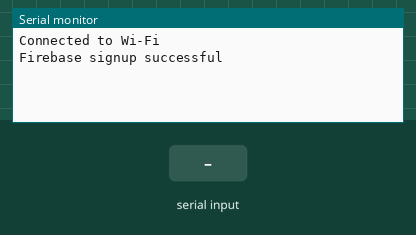
Recording of a sketch running on a simulated ESP8266 (NodeMCU). Parts: the last lines printed to the serial monitor. The test bench sets the inputs (shaded band). WiFi joins after 1.5 s; servers stay silent unless stated; network time is answered at once with the bench clock; the local clock reads 2024-03-15 10:24:30 at power-on unless the sketch sets it.

Above: at 3.0 s.
3.1 s: "HeartRate:\n" received over the second serial link
At 4.4 s:
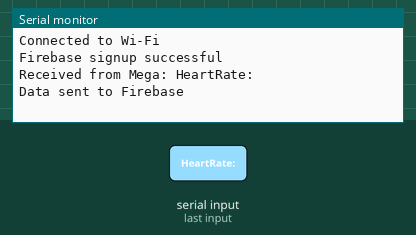
4.7 s: ",SpO2\n" received over the second serial link
At 4.83 s:
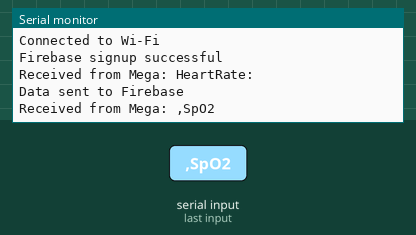
6.2 s: "SpO2:\n" received over the second serial link
At 6.33 s:
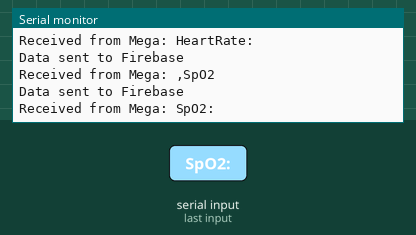
7.7 s: ",SystolicBP\n" received over the second serial link
At 7.83 s:
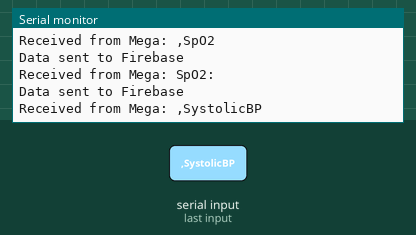
9.2 s: "SystolicBP:\n" received over the second serial link
At 9.33 s:
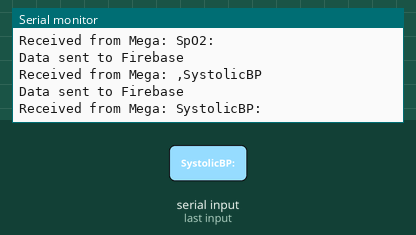
10.7 s: ",DiastolicBP\n" received over the second serial link
At 10.83 s:
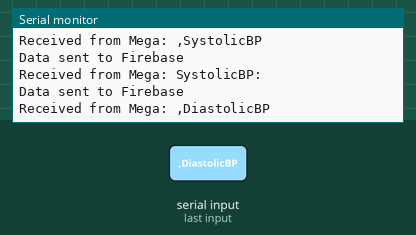

Measured:
- after the input at 3.1 s, the serial monitor: prints a new line at once (image 1)
- after the input at 4.7 s, the serial monitor: prints a new line at once (image 2)
- after the input at 6.2 s, the serial monitor: prints a new line at once (image 3)
- after the input at 7.7 s, the serial monitor: prints a new line at once (image 4)
- after the input at 9.2 s, the serial monitor: prints a new line at once (image 5)
- after the input at 10.7 s, the serial monitor: prints a new line at once (image 6)

The sketch:

NodeMCU.ino
```cpp
#define BLYNK_TEMPLATE_ID "TMPL6BcIXK908"
#define BLYNK_TEMPLATE_NAME "IoT Project"
#define BLYNK_AUTH_TOKEN "3PLpTKpeBSAiO7_7SZXcuOiCGAlKKetZ"

#include <ESP8266WiFi.h>
#include <BlynkSimpleEsp8266.h>
#include <SoftwareSerial.h>
#include <Firebase_ESP_Client.h>
#include <NTPClient.h>
#include <WiFiUdp.h>
#include <TimeLib.h>
#include "addons/TokenHelper.h"
#include "addons/RTDBHelper.h"

// Wi-Fi credentials
char ssid[] = "DARK PHOENIX";
char pass[] = "123asd07a";

// Firebase setup
#define API_KEY "AIzaSyASOLXA-khPFKOGeMqyfR_c8moY_PAhcnY"
#define DATABASE_URL "iot-project-1639f-default-rtdb.asia-southeast1.firebasedatabase.app/"

FirebaseData fbdo;
FirebaseAuth auth;
FirebaseConfig config;
FirebaseJson dataJson;
bool signupOK = false;

// Virtual pins for Blynk
#define V1 1  // Heart Rate
#define V2 2  // SpO2
#define V3 3  // Systolic BP
#define V4 4  // Diastolic BP
#define V5 5  // Body Temp
#define V6 6  // Room Temp
#define V7 7  // Humidity
#define V8 8  // ECG

// SoftwareSerial for Mega communication
#define NODEMCU_TX D1
#define NODEMCU_RX D2
SoftwareSerial MegaSerial(NODEMCU_RX, NODEMCU_TX);

// NTP setup
WiFiUDP udp;
NTPClient timeClient(udp, "pool.ntp.org", 0, 3600000);

unsigned long lastReceivedTime = 0;
const unsigned long noDataInterval = 5000;

void setup() {
  // Serial communication for debugging
  Serial.begin(9600);
  MegaSerial.begin(9600);

  // Blynk and Wi-Fi initialization
  Blynk.begin(BLYNK_AUTH_TOKEN, ssid, pass);
  while (WiFi.status() != WL_CONNECTED) {
    delay(1000);
    Serial.print(".");
  }
  Serial.println("\nConnected to Wi-Fi");

  // Firebase initialization
  config.api_key = API_KEY;
  config.database_url = DATABASE_URL;
  if (Firebase.signUp(&config, &auth, "", "")) {
    signupOK = true;
    Serial.println("Firebase signup successful");
  } else {
    Serial.printf("Firebase signup failed: %s\n", config.signer.signupError.message.c_str());
  }
  config.token_status_callback = tokenStatusCallback;
  Firebase.begin(&config, &auth);
  Firebase.reconnectWiFi(true);

  // NTP initialization
  timeClient.begin();
  timeClient.setTimeOffset(19800);  // Adjust for UTC+5:30
}

void loop() {
  // Sync time
  timeClient.update();
  setTime(timeClient.getEpochTime());
  String currentTime = String(hour()) + ":" + String(minute()) + ":" + String(second());
  String currentDate = String(day()) + "/" + String(month()) + "/" + String(year());

  if (MegaSerial.available()) {
    String receivedData = MegaSerial.readStringUntil('\n');
    Serial.println("Received from Mega: " + receivedData);
    lastReceivedTime = millis();

    // Parse and handle data
    if (receivedData.indexOf("HeartRate:") != -1) {
      String heartRate = receivedData.substring(receivedData.indexOf("HeartRate:") + 10, receivedData.indexOf(",SpO2"));
      int heartRateValue = heartRate.toInt();
      Blynk.virtualWrite(V1, heartRateValue);
      dataJson.add("heartRate", heartRateValue);
    }

    if (receivedData.indexOf("SpO2:") != -1) {
      String spo2 = receivedData.substring(receivedData.indexOf("SpO2:") + 5, receivedData.indexOf(",SystolicBP"));
      double spo2Value = spo2.toFloat();
      Blynk.virtualWrite(V2, spo2Value);
      dataJson.add("spo2", spo2Value);
    }

    if (receivedData.indexOf("SystolicBP:") != -1) {
      String systolicBP = receivedData.substring(receivedData.indexOf("SystolicBP:") + 11, receivedData.indexOf(",DiastolicBP"));
      double systolicBPValue = systolicBP.toFloat();
      Blynk.virtualWrite(V3, systolicBPValue);
      dataJson.add("systolicBP", systolicBPValue);
    }

    if (receivedData.indexOf("DiastolicBP:") != -1) {
      String diastolicBP = receivedData.substring(receivedData.indexOf("DiastolicBP:") + 12);
      double diastolicBPValue = diastolicBP.toFloat();
      Blynk.virtualWrite(V4, diastolicBPValue);
      dataJson.add("diastolicBP", diastolicBPValue);
    }

    if (receivedData.indexOf("Body Temp:") != -1) {
      String bodyTemp = receivedData.substring(receivedData.indexOf("Body Temp:") + 10, receivedData.indexOf(","));
      double bodyTempValue = bodyTemp.toFloat();
      Blynk.virtualWrite(V5, bodyTempValue);
      dataJson.add("bodyTemp", bodyTempValue);
    }

    if (receivedData.indexOf("Room Temp:") != -1) {
      String roomTemp = receivedData.substring(receivedData.indexOf("Room Temp:") + 10, receivedData.indexOf(", Humidity"));
      double roomTempValue = roomTemp.toFloat();
      Blynk.virtualWrite(V6, roomTempValue);
      dataJson.add("roomTemp", roomTempValue);
    }

    if (receivedData.indexOf("Humidity:") != -1) {
      String humidity = receivedData.substring(receivedData.indexOf("Humidity:") + 9);
      double humidityValue = humidity.toFloat();
      Blynk.virtualWrite(V7, humidityValue);
      dataJson.add("humidity", humidityValue);
    }

    // Add time and date to Firebase JSON
    dataJson.add("time", currentTime);
    dataJson.add("date", currentDate);

    // Push data to Firebase
    if (Firebase.RTDB.pushJSON(&fbdo, "SensorData", &dataJson)) {
      Serial.println("Data sent to Firebase");
    } else {
      Serial.println("Failed to send data to Firebase: " + fbdo.errorReason());
    }

    dataJson.clear();  // Clear the JSON object for the next iteration
  }

  if (millis() - lastReceivedTime > noDataInterval) {
    Serial.println("No data received from Arduino Mega in the last 10 seconds");
    lastReceivedTime = millis();
  }

  Blynk.run();
}
```
